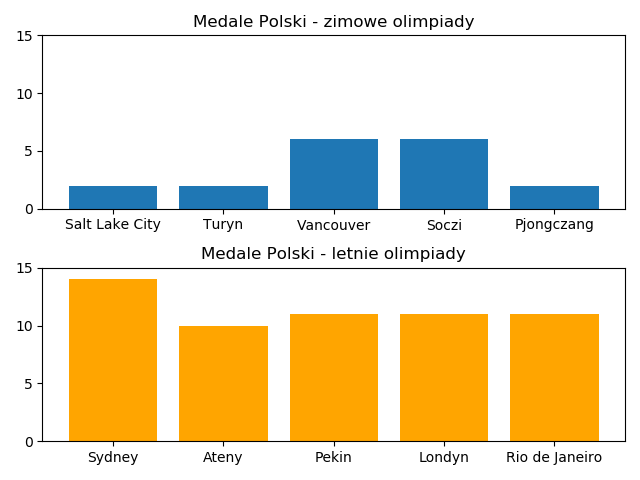

Generate this figure with Python:
import pandas as pd
import numpy as np
import matplotlib.pyplot as plt

dane = pd.read_csv("medale.csv", sep=";", index_col=0)
suma = dane["Złote"] + dane["Srebrne"] + dane["Brązowe"]
letnie = suma[dane["Rodzaj"] == "Letnie"]
zimowe = suma[dane["Rodzaj"] == "Zimowe"]
x = np.arange(len(letnie))

plt.subplot(2, 1, 2)
plt.bar(x, letnie, color="orange")
plt.xticks(x, letnie.index)
plt.yticks([0, 5, 10, 15])
plt.title("Medale Polski - letnie olimpiady")
plt.subplot(2, 1, 1)
plt.bar(x, zimowe)
plt.xticks(x, zimowe.index)
plt.yticks([0, 5, 10, 15])
plt.title("Medale Polski - zimowe olimpiady")
plt.show()
